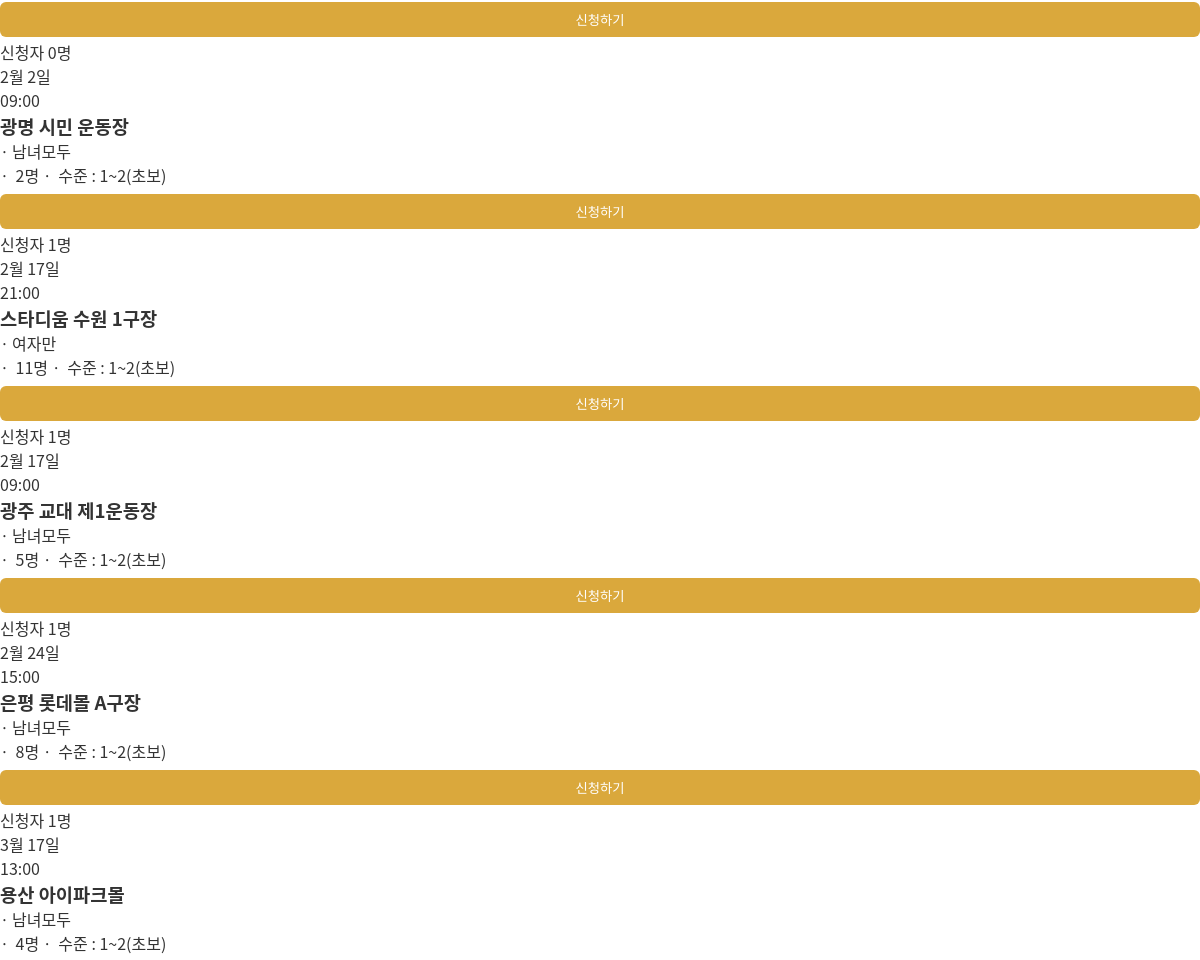
/index/ (signed in, middle part), run on an earlier commit of the app's database.
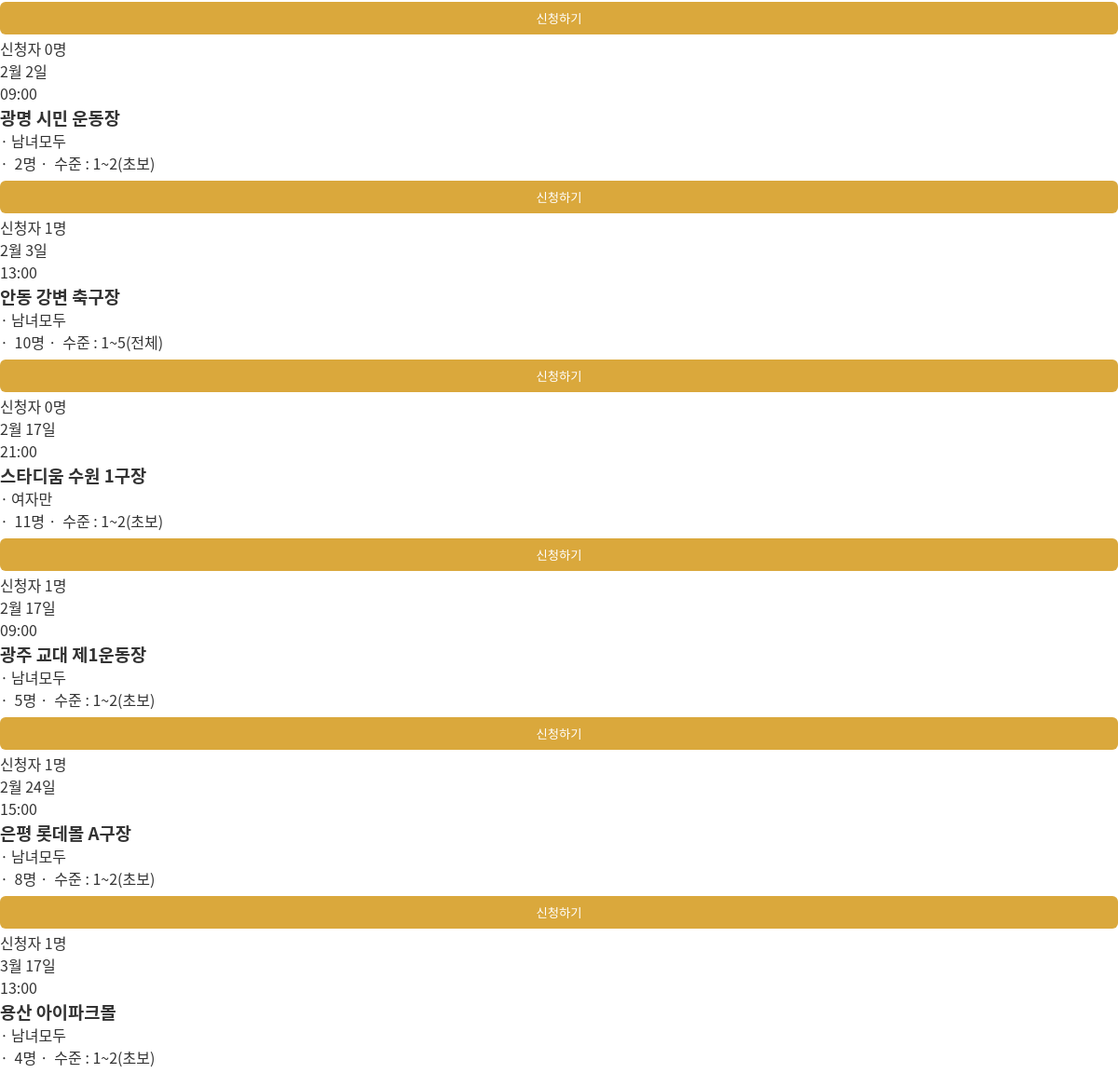
And on a later commit of the database.
### todo_app/models.py (models this page shows, shortened)
class Todo(models.Model):
    city_choices={
        ('서울',"서울"),
        ('경기',"경기"),
        ('인천',"인천"),
        ('대전,충청',"대전,충청"),
        ('대구,경북',"대구,경북"),
        ('부산',"부산"),
        ('울산',"울산"),
        ('광주',"광주"),
    }
    level_choices={
        ("1~5(전체)","1~5(전체)"),
        ('1~2(초보)',"1~2(초보)"),
        ('3~4(중수)',"3~4(중수)"),
        ('5(고수)',"5(고수)"),
    }
    sex_choices={
        ('남녀모두',"남녀모두"),
        ('남자만',"남자만"),
        ('여자만',"여자만"),
    }
    time_choices={
        ('09:00','09:00'),
        ('11:00','11:00'),
        ("13:00","13:00"),
        ('15:00','15:00'),
        ('17:00','17:00'),
        ("19:00","19:00"),
        ('21:00','21:00'),
    }
    objects=models.Manager
    title=models.CharField(max_length=100)  #정확한 주소
    sex=models.CharField(max_length=80,choices=sex_choices,null=True)  #성별
    city=models.CharField(max_length=80,choices=city_choices,null=True)  #도시
    level=models.CharField(max_length=80,choices=level_choices,null=True)  #수준
    now_date = models.DateTimeField(auto_now_add=True)  #현재시간
    schedule = models.DateField(blank=True,null=True)  #일정
    number=models.IntegerField(default=0) #인원수
    time=models.CharField(max_length=80,choices=time_choices,null=True)  #도시
    user=models.CharField(max_length=100,null=True)
    apply = models.ManyToManyField(settings.AUTH_USER_MODEL,blank=True, related_name='apply')

### todo_app/views.py (the view, shortened to what this page needs)
# urls.py: path('index/',views.index ,name="index"),
def index(request):
    todos = Todo.objects.all().order_by("schedule")
    context={'todos':todos}
    return render(request,'todo_app/index.html',context)

### todo_app/templates/todo_app/index.html (shortened to what this page needs)
{% extends 'base.html' %}
{%block content%}
<div id="app">
  <div class="main--match--container">
    <div class="list--match-schedule--container">
      {% if user.is_authenticated %}
      {% if todos %}
      <ul>
        {% for todo in todos %}
        <li class="list--match-schedule--item">
          <a>
            <div class="list--match-schedule__time">
              <p>{{ todo.schedule | date:'n월 j일' }}</p>
              <p>{{ todo.time }}</p>
            </div>
            <div class="list--match-schedule__info" onclick="location.href='{% url 'detailTodo' todo.id %}'">
              <div class="match-list__title">
                <h3>{{ todo.title }}</h3>
              </div>
              <div class="label--match-option">
                <span class="match--option isMen">
                  {{ todo.sex }}
                </span>
                <span>
                  {{ todo.number }}명
                </span>
                <span>
                  수준 : {{ todo.level }}
                </span>
              </div>
            </div>
            <div>
              <input type="button" class="btn btn-info btn-sm like" name="{{ todo.id }}" value="신청하기"
                style="margin-top: 7px">
              <p id="count-{{ todo.id }}" style="font:bold 1em; margin-top: 3px">
                신청자&nbsp;{{ todo.apply.all.count }}명</p>
            </div>
          </a>
        </li>
        {% endfor %}
      </ul>
      {% else %}
      <div class="list--match-schedule__noItem">
        <h3>등록된 매치가 없습니다</h3>
        <p>다른 날짜 혹은 다른 검색 조건을 적용해보세요 :)</p>
      </div>
      {% endif %}
      {% else %}
      <div class="list--match-schedule__noItem">
        <h3>로그인 먼저 하세요</h3>
      </div>
      {% endif %}
    </div>
  </div>
</div>
{% endblock content %}

### templates/base.html (shortened to what this page needs)
<!DOCTYPE html>
<head>
</head>
<body>
    <div class="container" id="plabContainer">
        {% block content %}
        {% endblock content %}
    </div>
</body>
</html>

### templates/base.html (style rules this page uses)
#app { margin: 0 auto; background-color: white; }
body, html { margin: 0; font-family: 'Apple SD Gothic Neo', 'Noto Sans CJK KR', 'Malgun Gothic', 'dotum', 'gulim', sans-serif; color: #333; background-color: white; width: 100%; height: 100%; transition: 0.25s; -webkit-transition: 0.25s; -moz-transition: 0.25s; -o-transition: 0.25s; }
a { outline: none; color: #333; text-decoration: none; cursor: pointer; }
html, body, div, span, applet, object, iframe, h1, h2, h3, h4, h5, h6, p, blockquote, pre, a, abbr, acronym, address, big, cite, code, del, dfn, em, img, ins, kbd, q, s, samp, small, strike, strong, sub, sup, tt, var, b, u, i, center, dl, dt, dd, ol, ul, li, fieldset, form, label, legend, table, caption, tbody, tfoot, thead, tr, th, td, article, aside, canvas, details, embed, figure, figcaption, footer, header, hgroup, menu, nav, output, ruby, section, summary, time, mark, audio, video { margin: 0; padding: 0; border: 0; vertical-align: baseline; }
.btn { width: 100%; background-color:rgb(218, 168, 60); color: white; border-radius: 6px; border: none; box-shadow: none; padding: 8px 5px; -webkit-transition: background-color 0.3s ease-out; -moz-transition: background-color 0.3s ease-out; -o-transition: background-color 0.3s ease-out; transition: background-color 0.3s ease-out; -webkit-appearance: none; display: block; text-align: center; cursor: pointer; }
.match--option { display: flex; align-items: center; }
.label--match-option span:before { content: '·'; padding-right: 3px; }
ol, ul, li { list-style: none; }

What changed in the data, as far as the page shows it:
added Todo: schedule "2월 3일", time "13:00", title "안동 강변 축구장", sex "남녀모두", number "10", level "1~5(전체)", apply.all.count "0"
